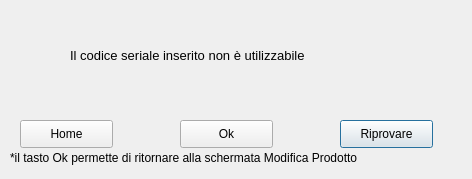
<?xml version="1.0" encoding="UTF-8"?>
<ui version="4.0">
 <class>Dialog</class>
 <widget class="QDialog" name="Dialog">
  <property name="geometry">
   <rect>
    <x>0</x>
    <y>0</y>
    <width>472</width>
    <height>179</height>
   </rect>
  </property>
  <property name="windowTitle">
   <string>Gestione Magazzino</string>
  </property>
  <widget class="QLabel" name="label">
   <property name="geometry">
    <rect>
     <x>70</x>
     <y>40</y>
     <width>371</width>
     <height>31</height>
    </rect>
   </property>
   <property name="font">
    <font>
     <pointsize>10</pointsize>
    </font>
   </property>
   <property name="text">
    <string>Il codice seriale inserito non è utilizzabile</string>
   </property>
  </widget>
  <widget class="QPushButton" name="pushButton">
   <property name="geometry">
    <rect>
     <x>340</x>
     <y>120</y>
     <width>93</width>
     <height>28</height>
    </rect>
   </property>
   <property name="text">
    <string>Riprovare</string>
   </property>
  </widget>
  <widget class="QPushButton" name="pushButton_2">
   <property name="geometry">
    <rect>
     <x>20</x>
     <y>120</y>
     <width>93</width>
     <height>28</height>
    </rect>
   </property>
   <property name="text">
    <string>Home</string>
   </property>
  </widget>
  <widget class="QLabel" name="label_2">
   <property name="geometry">
    <rect>
     <x>10</x>
     <y>150</y>
     <width>461</width>
     <height>16</height>
    </rect>
   </property>
   <property name="text">
    <string>*il tasto Ok permette di ritornare alla schermata Modifica Prodotto</string>
   </property>
  </widget>
  <widget class="QPushButton" name="pushButton_3">
   <property name="geometry">
    <rect>
     <x>180</x>
     <y>120</y>
     <width>93</width>
     <height>28</height>
    </rect>
   </property>
   <property name="text">
    <string>Ok</string>
   </property>
  </widget>
 </widget>
 <resources/>
 <connections/>
</ui>
